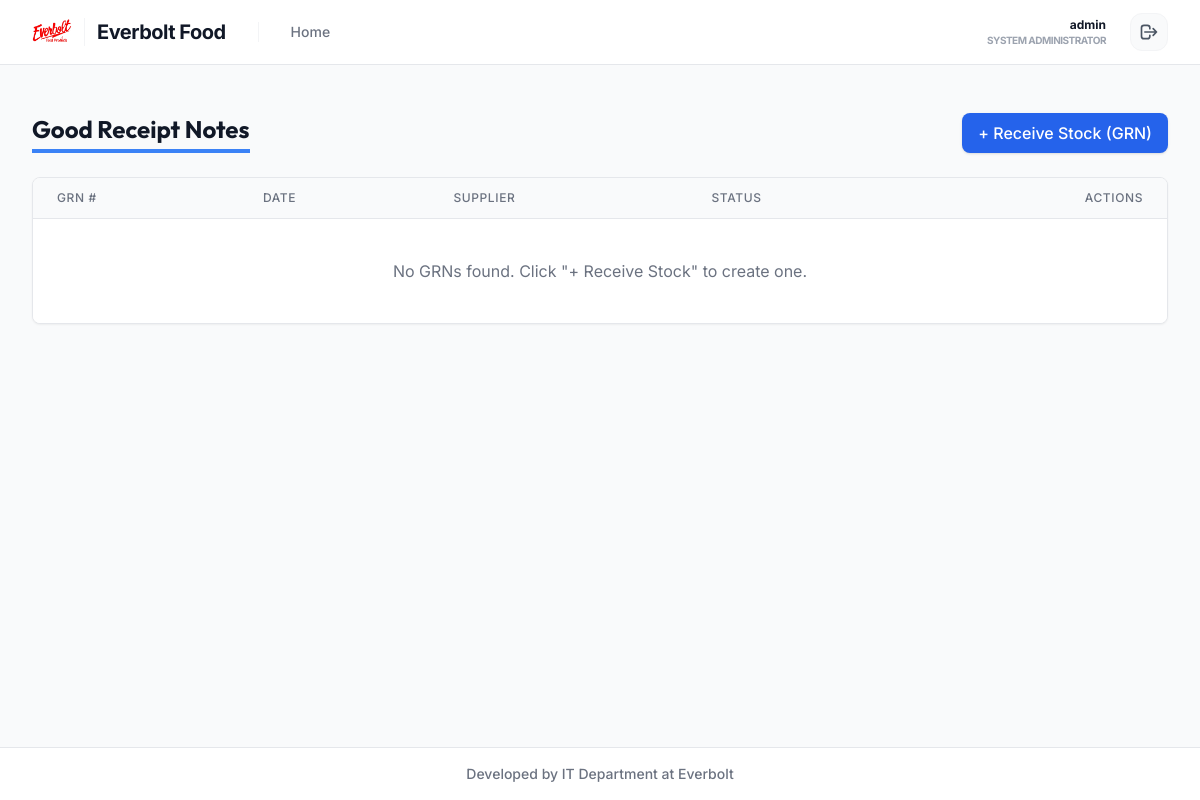
The page /purchases/grn/ (signed in) on the database as committed earlier.
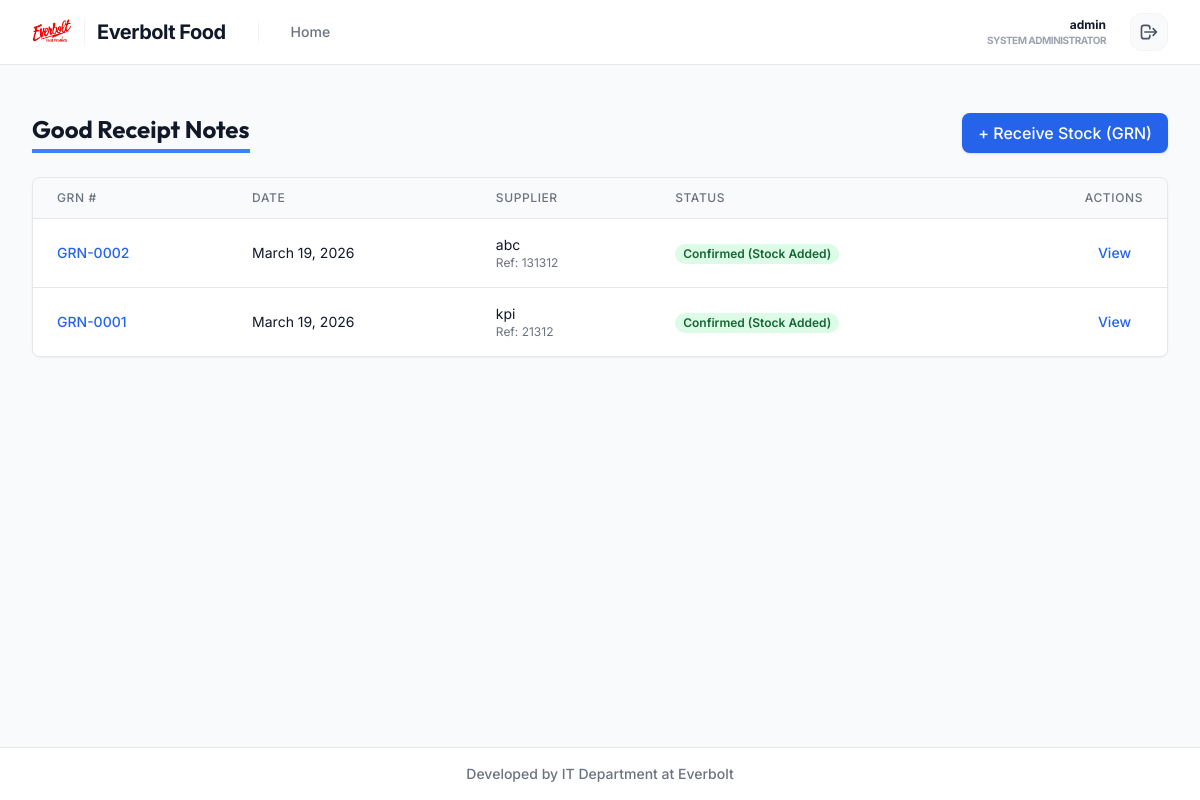
The same page on the database as committed later.
### purchases/models.py (models this page shows, shortened)
class GRN(models.Model):
    class StatusChoices(models.TextChoices):
        DRAFT = 'DRAFT', 'Draft'
        CONFIRMED = 'CONFIRMED', 'Confirmed'
        CANCELLED = 'CANCELLED', 'Cancelled'
    grn_number = models.CharField(max_length=50, unique=True, blank=True)
    supplier = models.CharField(max_length=200)
    date = models.DateField()
    ref_number = models.CharField(max_length=100, blank=True, null=True, help_text="Supplier Invoice Number")
    remarks = models.TextField(blank=True, null=True)
    status = models.CharField(max_length=20, choices=StatusChoices.choices, default=StatusChoices.DRAFT)
    created_by = models.ForeignKey(settings.AUTH_USER_MODEL, on_delete=models.SET_NULL, null=True)
    created_at = models.DateTimeField(auto_now_add=True)
    updated_at = models.DateTimeField(auto_now=True)

### purchases/views.py (the view)
# urls.py: path('grn/', views.GRNListView.as_view(), name='grn_list'),
class GRNListView(LoginRequiredMixin, ListView):
    model = GRN
    template_name = 'purchases/grn_list.html'
    context_object_name = 'grns'
    ordering = ['-id']

### purchases/templates/purchases/grn_list.html (shortened to what this page needs)
{% extends 'layouts/base.html' %}
{% block content %}
<div class="px-4 py-6 sm:px-0">
    <div class="flex justify-between items-center mb-6">
        <h1 class="text-2xl font-bold text-gray-900 border-b-4 border-blue-500 inline-block pb-1">Good Receipt Notes</h1>
        <a href="{% url 'grn_create' %}" class="bg-blue-600 hover:bg-blue-700 text-white font-medium py-2 px-4 rounded-lg shadow transition duration-150">
            + Receive Stock (GRN)
        </a>
    </div>
    <div class="bg-white shadow-sm rounded-lg border border-gray-200 overflow-hidden">
        <div class="overflow-x-auto">
            <table class="min-w-full divide-y divide-gray-200">
                <thead class="bg-gray-50">
                    <tr>
                        <th scope="col" class="px-6 py-3 text-left text-xs font-medium text-gray-500 uppercase tracking-wider">GRN #</th>
                        <th scope="col" class="px-6 py-3 text-left text-xs font-medium text-gray-500 uppercase tracking-wider">Date</th>
                        <th scope="col" class="px-6 py-3 text-left text-xs font-medium text-gray-500 uppercase tracking-wider">Supplier</th>
                        <th scope="col" class="px-6 py-3 text-left text-xs font-medium text-gray-500 uppercase tracking-wider">Status</th>
                        <th scope="col" class="px-6 py-3 text-right text-xs font-medium text-gray-500 uppercase tracking-wider">Actions</th>
                    </tr>
                </thead>
                <tbody class="bg-white divide-y divide-gray-200">
                    {% for grn in grns %}
                    <tr class="hover:bg-gray-50 transition-colors">
                        <td class="px-6 py-4 whitespace-nowrap text-sm font-medium text-blue-600">
                            <a href="{% url 'grn_detail' grn.pk %}">{{ grn.grn_number }}</a>
                        </td>
                        <td class="px-6 py-4 whitespace-nowrap text-sm text-gray-900">{{ grn.date }}</td>
                        <td class="px-6 py-4 text-sm text-gray-900">{{ grn.supplier }}
                            {% if grn.ref_number %}<div class="text-xs text-gray-500">Ref: {{ grn.ref_number }}</div>{% endif %}
                        </td>
                        <td class="px-6 py-4 whitespace-nowrap text-sm">
                            {% if grn.status == 'CONFIRMED' %}
                                <span class="px-2 inline-flex text-xs leading-5 font-semibold rounded-full bg-green-100 text-green-800">Confirmed (Stock Added)</span>
                            {% elif grn.status == 'CANCELLED' %}
                                <span class="px-2 inline-flex text-xs leading-5 font-semibold rounded-full bg-red-100 text-red-800">Cancelled</span>
                            {% else %}
                                <span class="px-2 inline-flex text-xs leading-5 font-semibold rounded-full bg-yellow-100 text-yellow-800">Draft</span>
                            {% endif %}
                        </td>
                        <td class="px-6 py-4 whitespace-nowrap text-right text-sm font-medium">
                            <a href="{% url 'grn_detail' grn.pk %}" class="text-blue-600 hover:text-blue-900 mr-3">View</a>
                        </td>
                    </tr>
                    {% empty %}
                    <tr>
                        <td colspan="5" class="px-6 py-10 text-center text-gray-500">
                            No GRNs found. Click "+ Receive Stock" to create one.
                        </td>
                    </tr>
                    {% endfor %}
                </tbody>
            </table>
        </div>
    </div>
</div>
{% endblock %}

Rows that differ between the two databases and show on the page:
added GRN: grn_number "GRN-0002", date "March 19, 2026", supplier "abc", ref_number "131312", status "Confirmed (Stock Added)"
added GRN: grn_number "GRN-0001", date "March 19, 2026", supplier "kpi", ref_number "21312", status "Confirmed (Stock Added)"
Other text that changed with them:
text no longer shown: "No GRNs found. Click \"+ Receive Stock\" to create one."
